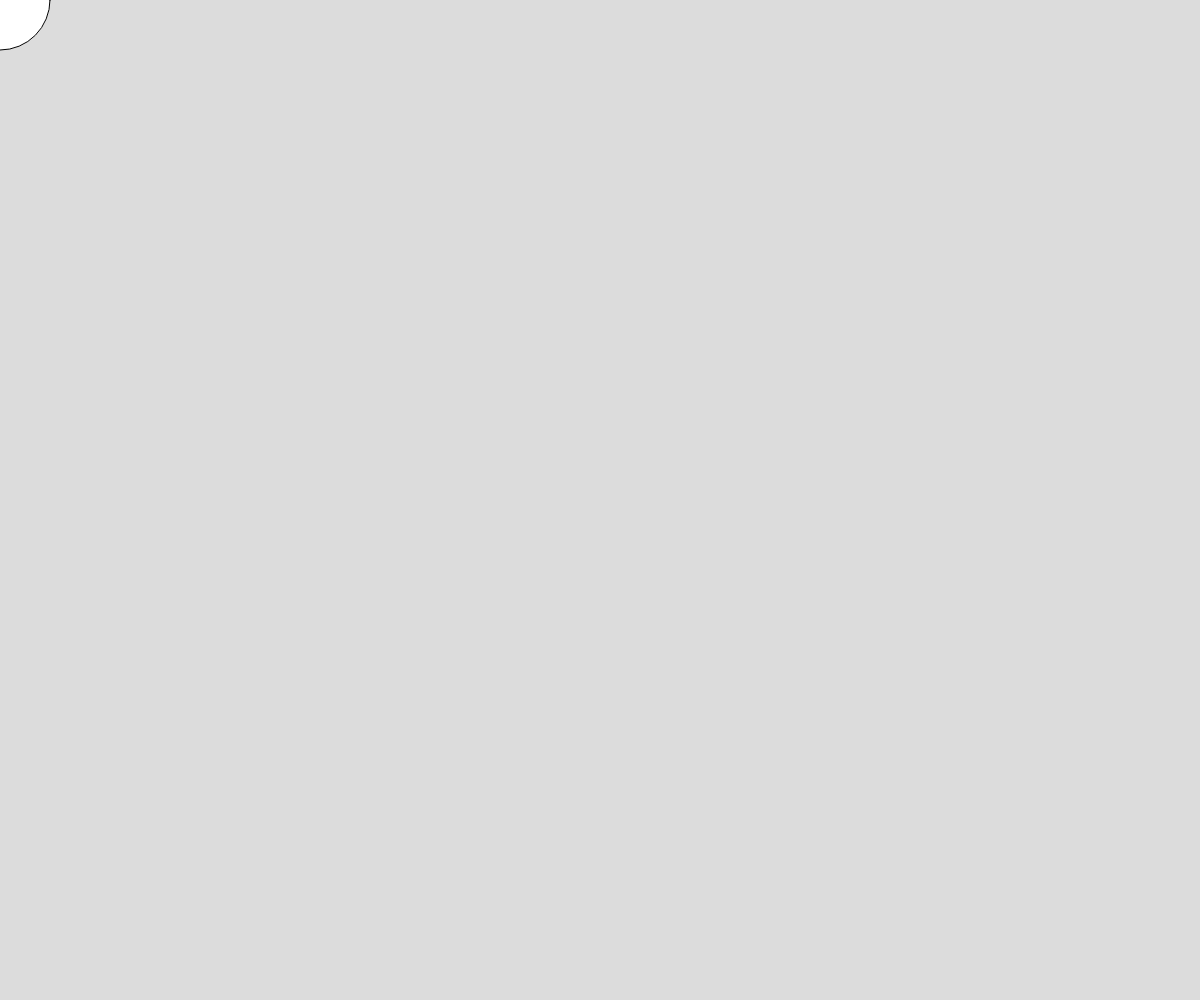
Frame 1 (no input)
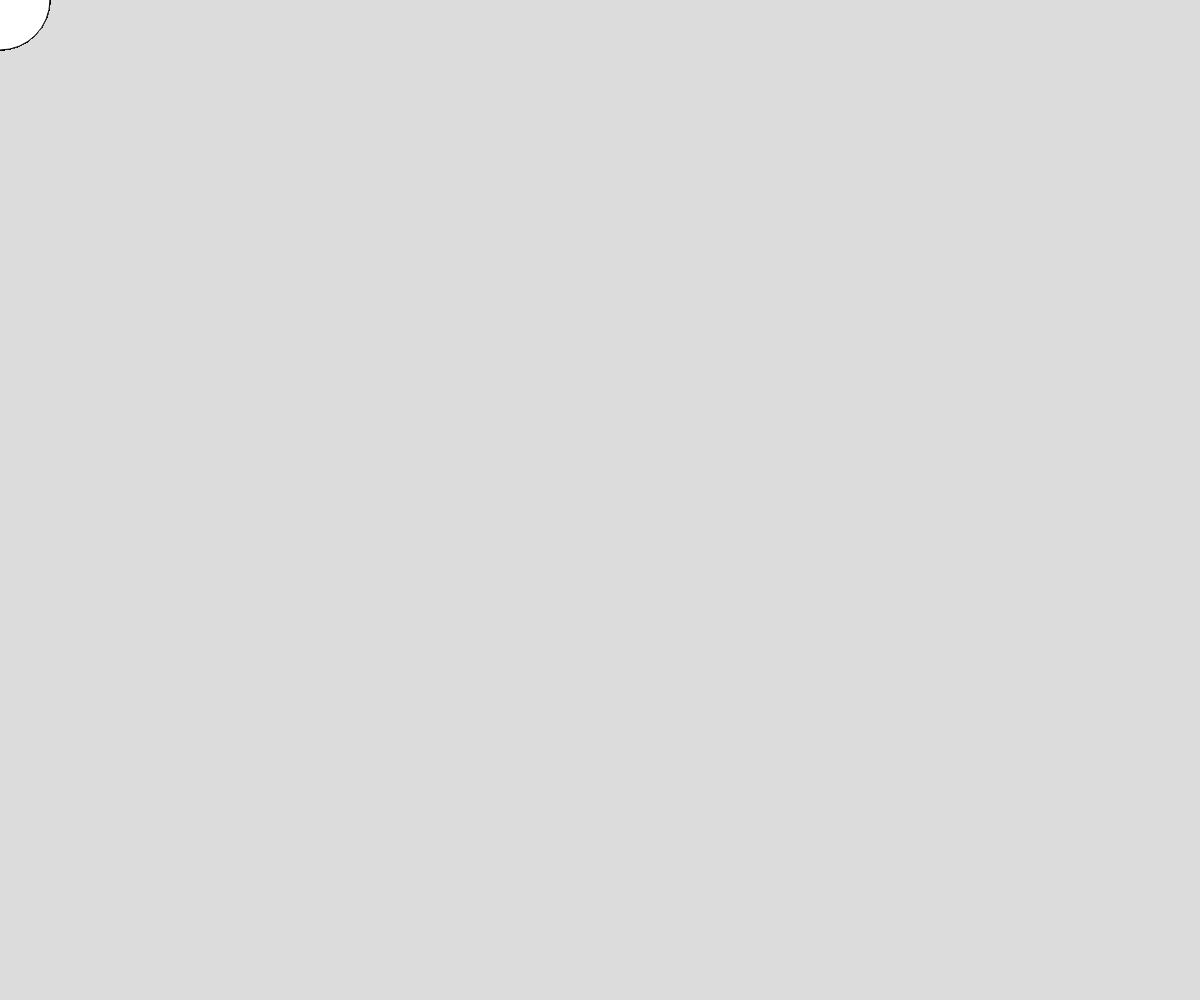
Frame 60 (no input)
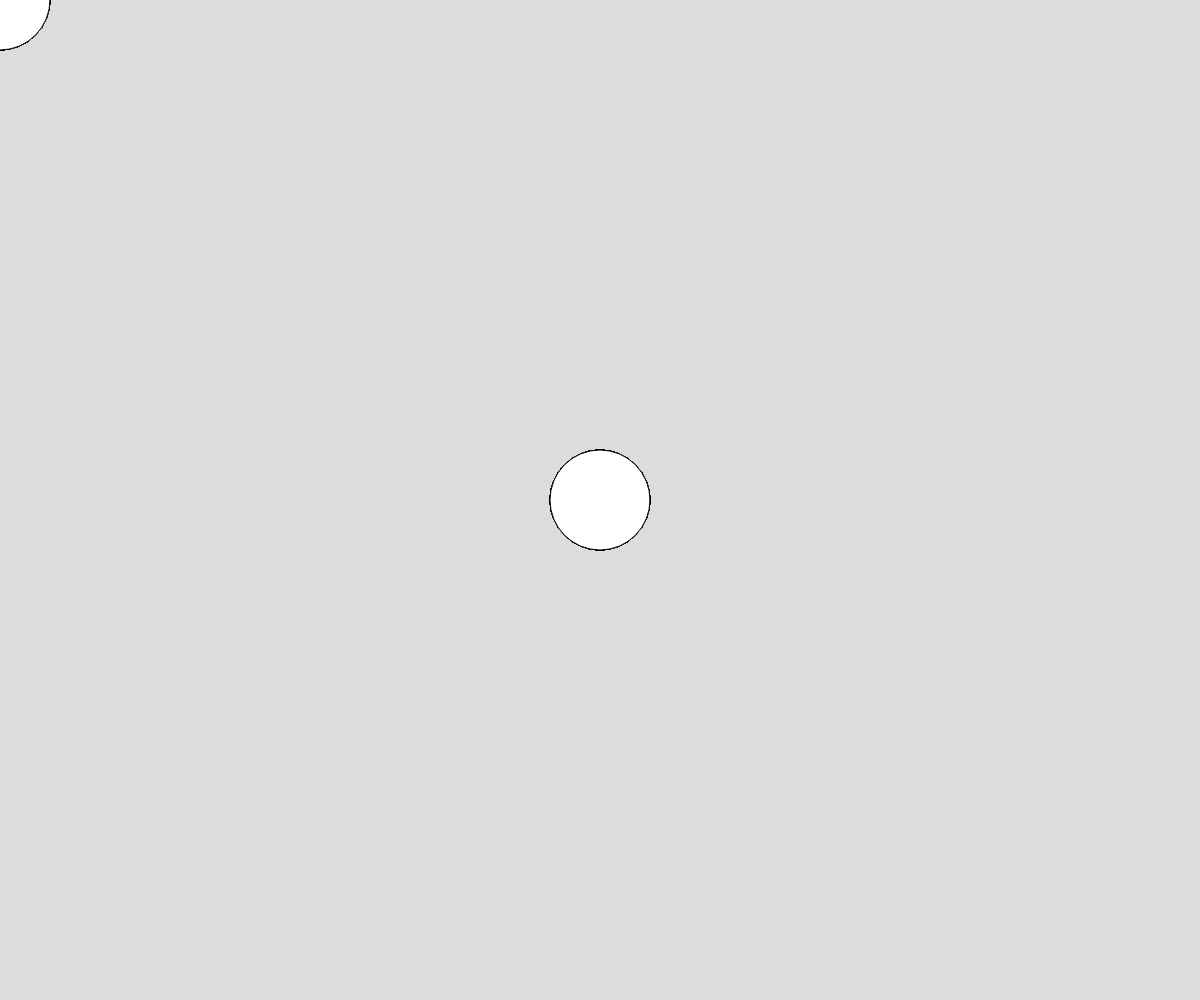
Frame 120 (the mouse pressed at the canvas centre since frame 60)

The p5.js sketch that drew these frames (run headless with seeded random() and noise() and a simulated clock; from frame 60 on, the mouse is pressed at the canvas centre):

// p5.js sketch
// ── sketch.js
function setup() {
  // Create canvas using the current window dimensions
  createCanvas(windowWidth, windowHeight);
  // Your drawing code here
  background(220);
}

function draw() {

  circle(mouseX, mouseY, 100); // Example: Center an ellipse
}

// This function is automatically called by p5.js whenever the browser window is resized
function windowResized() {
  // Resize the canvas to the new window dimensions
  resizeCanvas(windowWidth, windowHeight);
}

// Optional: Remove default body margins/padding for a true full-screen feel
// You would typically put this in your HTML file's <style> tag or a separate CSS file:
/*
body {
  margin: 0;
  padding: 0;
  overflow: hidden; // Prevent scrollbars caused by the canvas
}
*/
